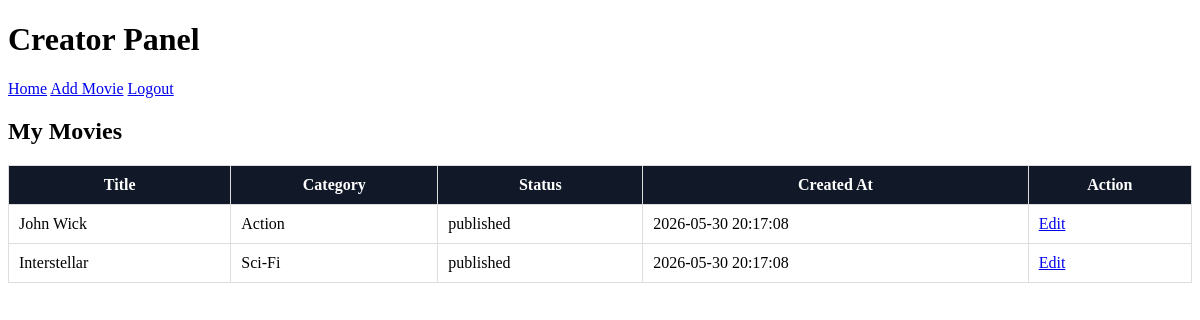
/creator/my_movies.php (signed in), run on the app's committed database.
### tables this page shows
CREATE TABLE dbProj_movies (
    movie_id INT AUTO_INCREMENT PRIMARY KEY,
    creator_id INT NOT NULL,
    category_id INT NOT NULL,
    title VARCHAR(150) NOT NULL,
    short_description VARCHAR(255) NOT NULL,
    description TEXT NOT NULL,
    poster_image VARCHAR(255),
    media_file VARCHAR(255),
    status ENUM('draft','published','removed') DEFAULT 'draft',
    created_at TIMESTAMP DEFAULT CURRENT_TIMESTAMP,

    FOREIGN KEY (creator_id)
    REFERENCES dbProj_users(user_id),

    FOREIGN KEY (category_id)
    REFERENCES dbProj_categories(category_id)
);

CREATE TABLE dbProj_categories (
    category_id INT AUTO_INCREMENT PRIMARY KEY,
    category_name VARCHAR(50) NOT NULL UNIQUE
);

### creator/my_movies.php (the view, shortened to what this page needs)
<?php
include '../config.php';
$creator_id = $_SESSION["user_id"];
$stmt = mysqli_prepare($conn, "
    SELECT m.*, c.category_name
    FROM dbProj_movies m
    JOIN dbProj_categories c ON m.category_id = c.category_id
    WHERE m.creator_id = ?
    ORDER BY m.created_at DESC
");
mysqli_stmt_bind_param($stmt, "i", $creator_id);
mysqli_stmt_execute($stmt);
$movies = mysqli_stmt_get_result($stmt);
?>
<!DOCTYPE html>
<html>
<head>
    <link rel="stylesheet" href="../assets/style.css">
</head>
<body>
<header>
    <h1>Creator Panel</h1>
    <nav>
        <a href="../index.php">Home</a>
        <a href="add_movie.php">Add Movie</a>
        <a href="../logout.php">Logout</a>
    </nav>
</header>
<div class="container">
    <h2>My Movies</h2>
    <?php if (mysqli_num_rows($movies) > 0): ?>
        <table border="1" cellpadding="10" cellspacing="0" width="100%">
            <tr>
                <th>Title</th>
                <th>Category</th>
                <th>Status</th>
                <th>Created At</th>
                <th>Action</th>
            </tr>
            <?php while ($movie = mysqli_fetch_assoc($movies)): ?>
                <tr>
                    <td><?php echo htmlspecialchars($movie["title"]); ?></td>
                    <td><?php echo htmlspecialchars($movie["category_name"]); ?></td>
                    <td><?php echo htmlspecialchars($movie["status"]); ?></td>
                    <td><?php echo $movie["created_at"]; ?></td>
                    <td>
                        <a href="edit_movie.php?id=<?php echo $movie["movie_id"]; ?>">Edit</a>
                    </td>
                </tr>
            <?php endwhile; ?>
        </table>
    <?php else: ?>
        <p>You have not added any movies yet.</p>
    <?php endif; ?>
</div>
</body>
</html>

### assets/style.css (style rules this page uses)
table { background: white; border-collapse: collapse; margin-bottom: 30px; }
th { background: #111827; color: white; }
td, th { border: 1px solid #ddd; }

### data on the page
dbproj_movies: title "John Wick", category.category_name "Action", status "published", created_at "2026-05-30 20:17:08"
dbproj_movies: title "Interstellar", category.category_name "Sci-Fi", status "published", created_at "2026-05-30 20:17:08"
